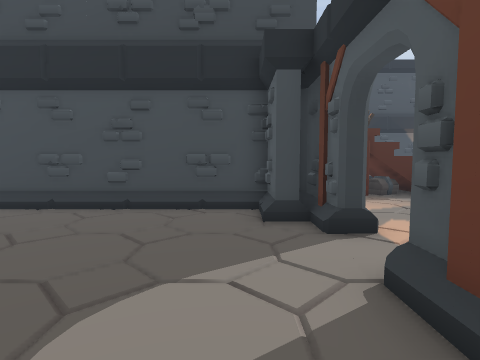
View 1 (above)

17 first-person views from a walk through a level from a Godot 3-D game. The camera is 1.3 m above the floor, tilts 4° down and sees 80° across. The floor is counted in squares, 1 m on a side. Each view is taken from the middle of a square. On the plan, view 1 faces up. The plan holds only what a view shows up to about 13 squares ahead; the rest is blank. The place goes on beyond the plan. Flat picture figures and markers are left out. Some surface patterns are stand-ins.

View 2
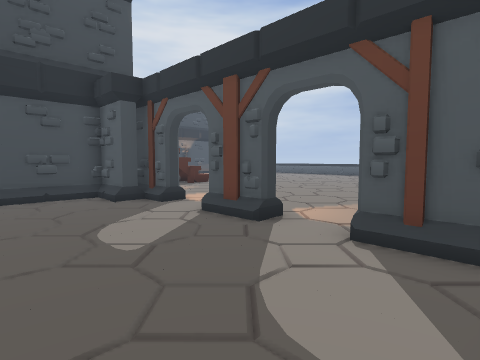

View 3
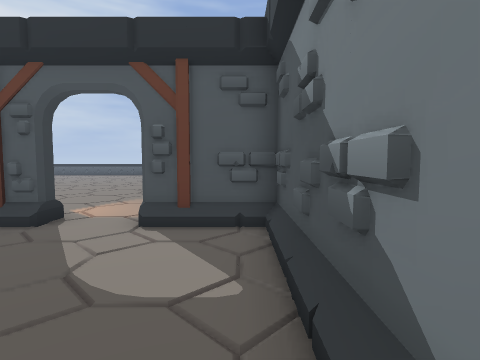

View 4
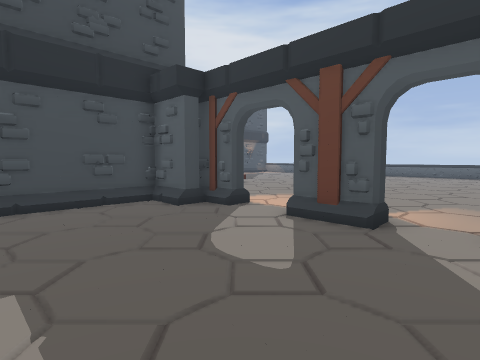

View 5
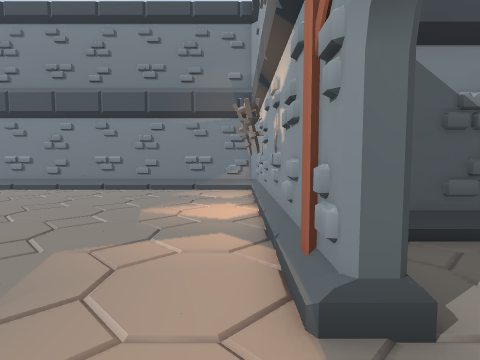

View 6
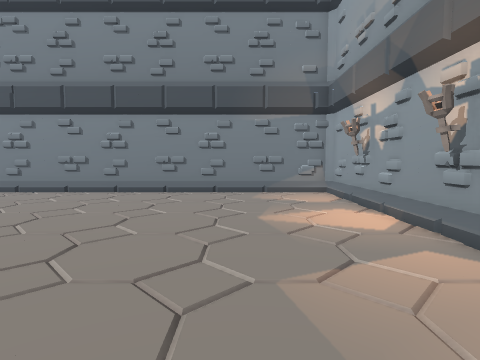

View 7
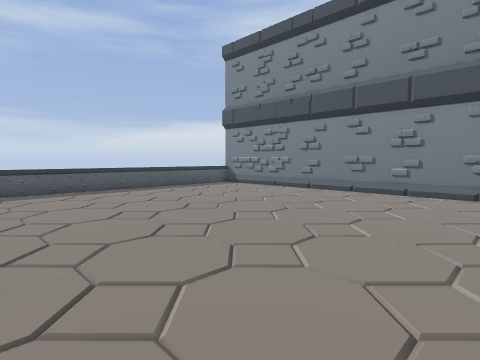

View 8
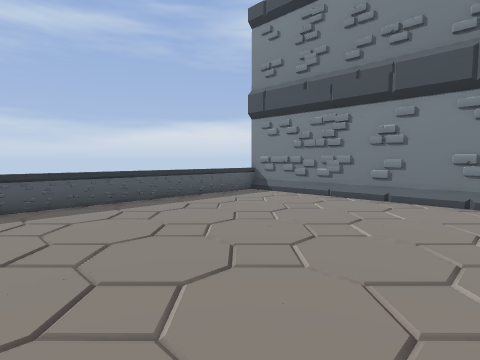

View 9
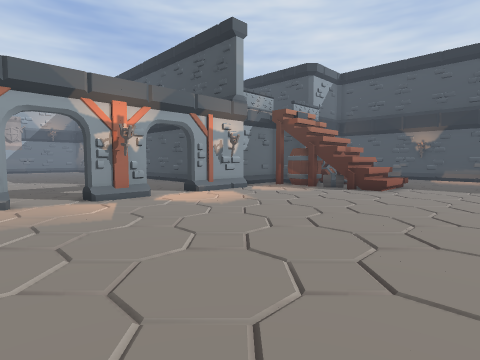

View 10
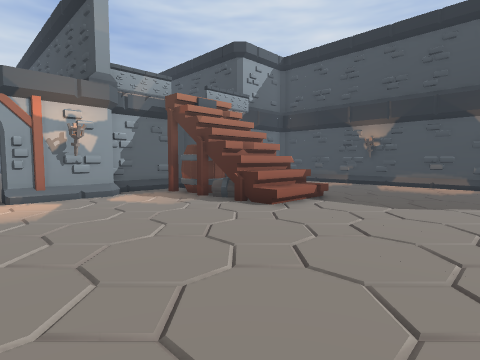

View 11
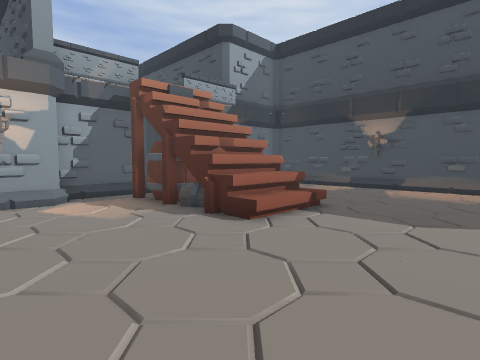

View 12
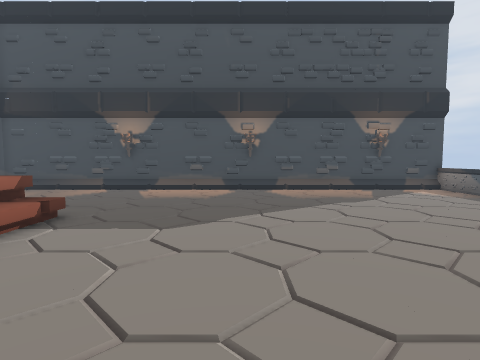

View 13
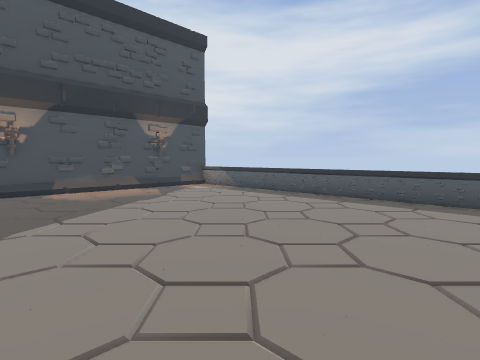

View 14
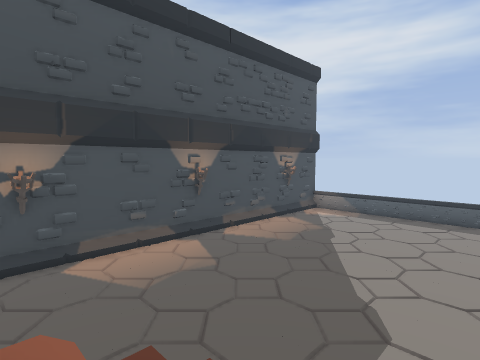

View 15
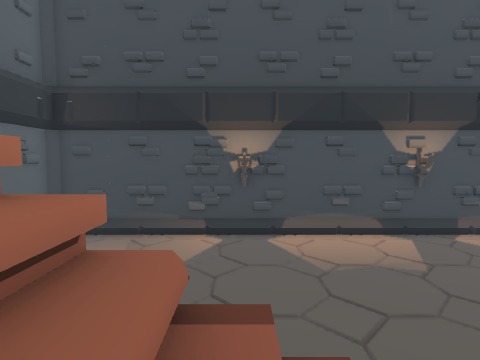

View 16
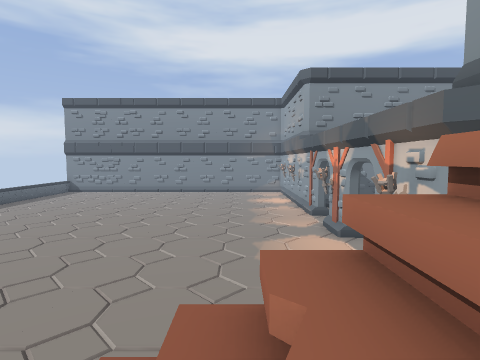

View 17
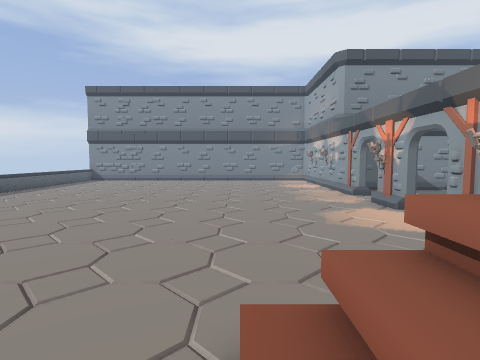

### Floor plan
Key: @ floor where view 1 was taken; # wall or solid block; . main floor; : floor 4 m higher than the main floor; / step, stairs or slope; = window, fence, low wall or low ledge; T torch.
Columns run from 4 left of view 1 to 21 right of it. Each row starts with its distance up from view 1.
 20      #####################
 19      # ..................=
 18      # ..................=
 17         .................
 16           ...............=
 15           ...............=
 14            ..............=
 13        //////............=
 12        //////............=
 11      :///////............=
 10      :...................=
  9      :...................=
  8 #######..................=
  7 .....##T..............
  6 .....##............
  5 ......#.............
  4 .....................
  3 .....................
  2 ......#T..............
  1 ......#................
  0 ....@..................
 -1 .........................=
 -2   ....#..................=
 -3 ......#..................=
 -4  ######..................=
 -5       #T.................=
 -6       #..................=
 -7       #..................=
 -8       #T.................=
 -9       #..................=
-10       #..................=
-11       #..................=
-12       ####################

Where each view was taken, in squares from view 1:
view 1: 0 up, 0 right, facing up
view 2: 3 down, 3 left, facing up-right
view 3: 3 down, 4 left, facing right
view 4: 1 down, 4 left, facing up-right
view 5: 1 up, 3 right, facing down
view 6: 0 up, 6 right, facing down
view 7: 0 up, 8 right, facing down-right
view 8: 2 down, 12 right, facing down-right
view 9: 2 down, 12 right, facing up-left
view 10: 4 up, 13 right, facing up-left
view 11: 6 up, 12 right, facing up-left
view 12: 7 up, 12 right, facing up
view 13: 7 up, 11 right, facing up-right
view 14: 11 up, 6 right, facing up-right
view 15: 11 up, 7 right, facing up
view 16: 13 up, 6 right, facing down
view 17: 13 up, 8 right, facing down
